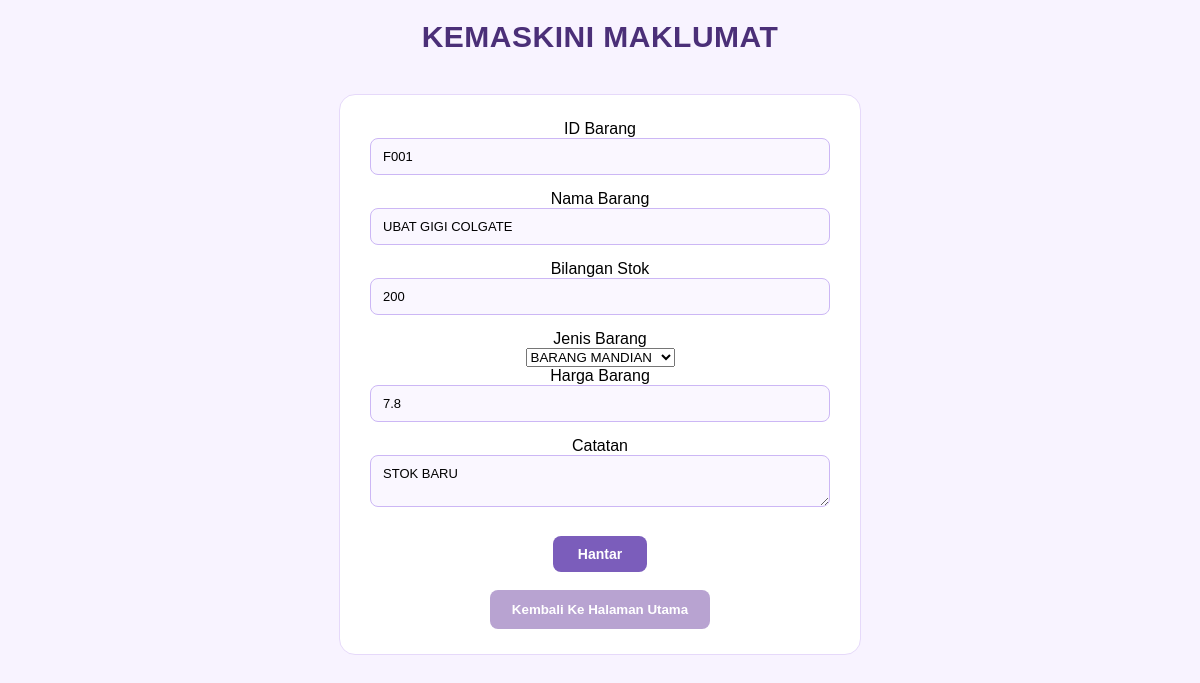
The page /update.php?idbarang=F001 on the database as committed earlier.
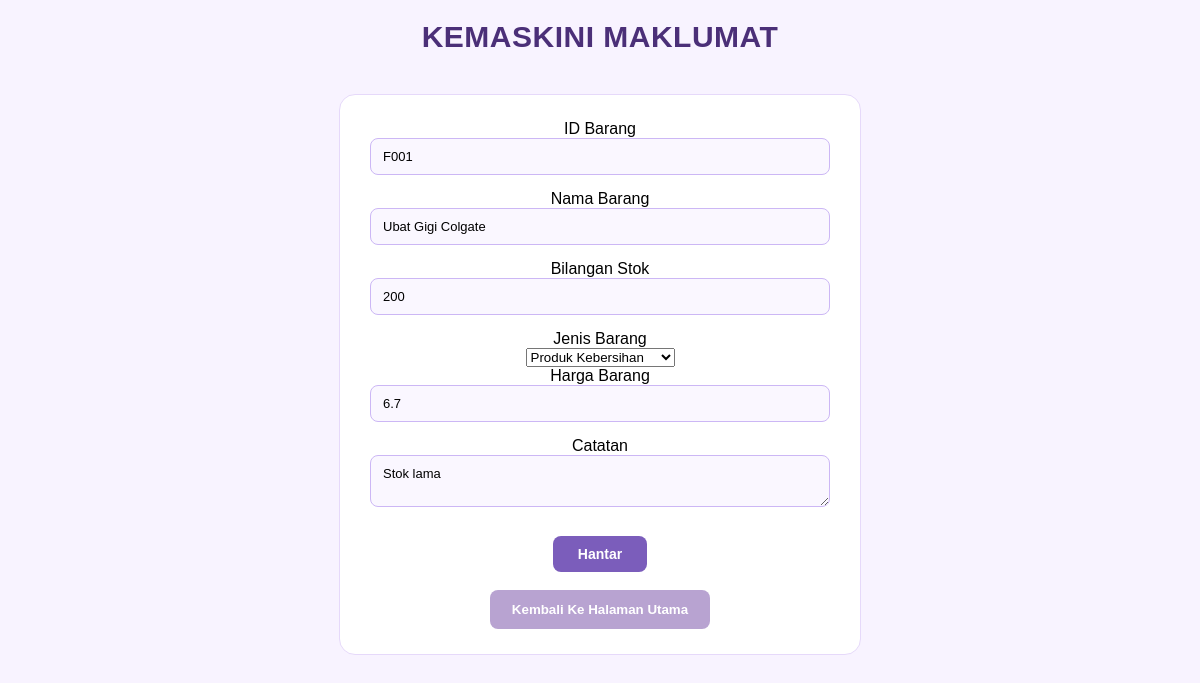
The same page on the database as committed later.
### tables this page shows
CREATE TABLE `kedai_runcit` (
  `idbarang` varchar(10) NOT NULL,
  `namabarang` varchar(100) NOT NULL,
  `bilstok` int(15) NOT NULL,
  `jenisbarang` varchar(20) NOT NULL,
  `harga` double NOT NULL,
  `catatan` varchar(100) NOT NULL
);

### update.php (the view, shortened to what this page needs)
<?php
include('config.php');
if (isset($_GET['idbarang'])) {
    $id = $_GET['idbarang'];
} else {
    echo "No data available";
    $id = "";
}
$display = mysqli_query($conn, "SELECT * FROM kedai_runcit WHERE idbarang= '".$id."' ");
if (mysqli_num_rows($display) > 0) {
    while($row = mysqli_fetch_assoc($display)) {
        $id = $row['idbarang'];
        $nb = $row['namabarang'];
        $bs = $row['bilstok'];
        $jb = $row['jenisbarang'];
        $hg = $row['harga'];
        $ct = $row['catatan'];
    }
}
?>
<!DOCTYPE html>
<html>
    <head>
        <link rel="stylesheet" href="style.css">
    </head>
    <body>
        <h1 align="center">KEMASKINI MAKLUMAT</h1>
          <div class = "form1">
        <center>
    <form action ="" method = "post">
        <fieldset>
        <label>ID Barang</label> <br>
        <input type="text" name="idbarang" value="<?php echo $id ?>"> <br>
        <label>Nama Barang</label> <br>
        <input type="text" name="namabarang"  value="<?php echo $nb ?>"> <br>
        <label>Bilangan Stok</label> <br>
        <input type="text" name="bilstok"  value="<?php echo $bs ?>"> <br>
        <label>Jenis Barang</label> <br>
          <select type="text" name="jenisbarang" required>
        <option value="<?php echo $jb ?>"><?php echo $jb ?></option>
        </select> <br>
        <label>Harga Barang</label> <br>
        <input type="text" name="harga"  value="<?php echo $hg ?>"> <br>
        <label>Catatan</label> <br>
        <textarea name="catatan"><?php echo $ct ?></textarea> <br>
        <button type="submit" name="hantar">Hantar</button>
        </fieldset>
    </form>
    <br>
    <a href="index.php"><button>Kembali Ke Halaman Utama</button></a>
</center>
</div>
    </body>
</html>

Rows that differ between the two databases and show on the page:
changed kedai_runcit "F001": namabarang "UBAT GIGI COLGATE" → "Ubat Gigi Colgate"; jenisbarang "BARANG MANDIAN" → "Produk Kebersihan"; harga "7.8" → "6.7"; catatan "STOK BARU" → "Stok lama"
